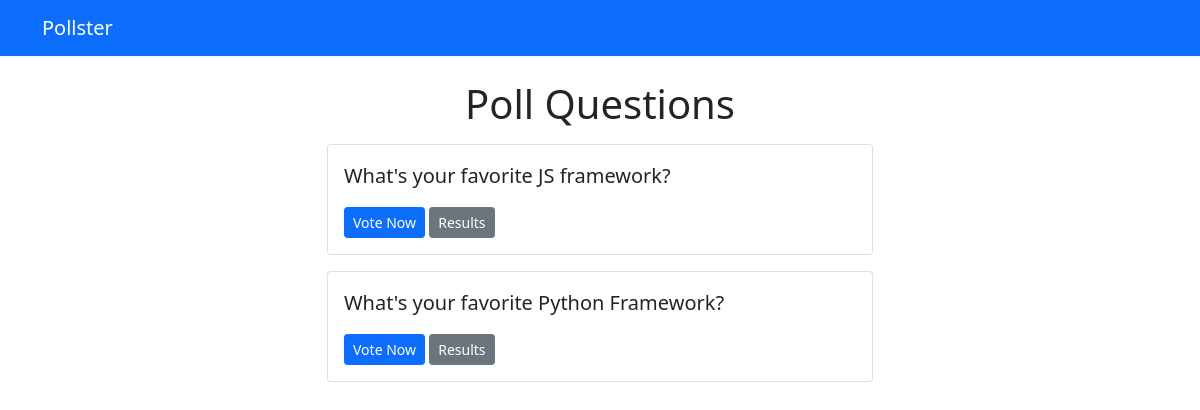
Screenshot of /polls/ with the database file from the repository.
### polls/models.py (models this page shows, shortened)
class Question(models.Model):
    question_text = models.CharField(max_length=200)
    pub_date = models.DateTimeField("date published")

### polls/views.py (the view)
# urls.py: path("", views.index, name="index"),
def index(request):
    latest_question_list = Question.objects.order_by("-pub_date")[:5]
    context = {"latest_question_list": latest_question_list}
    return render(request, "polls/index.html", context)

### templates/polls/index.html
{% extends 'base.html' %} {% block content %}
<h1 class="text-center mb-3">Poll Questions</h1>
{% if latest_question_list %} {% for question in latest_question_list %}
<div class="card mb-3">
    <div class="card-body">
        <p class="lead">{{ question.question_text }}</p>
        <a href="{% url 'polls:detail' question.id %}" class="btn btn-primary btn-sm">Vote Now</a>
        <a href="{% url 'polls:results' question.id %}" class="btn btn-secondary btn-sm">Results</a>
    </div>
</div>
{% endfor %} {% else %}
<p>No polls available</p>
{% endif %} {% endblock %}

### rows the page displays
Question: question_text "What's your favorite JS framework?"
Question: question_text "What's your favorite Python Framework?"
